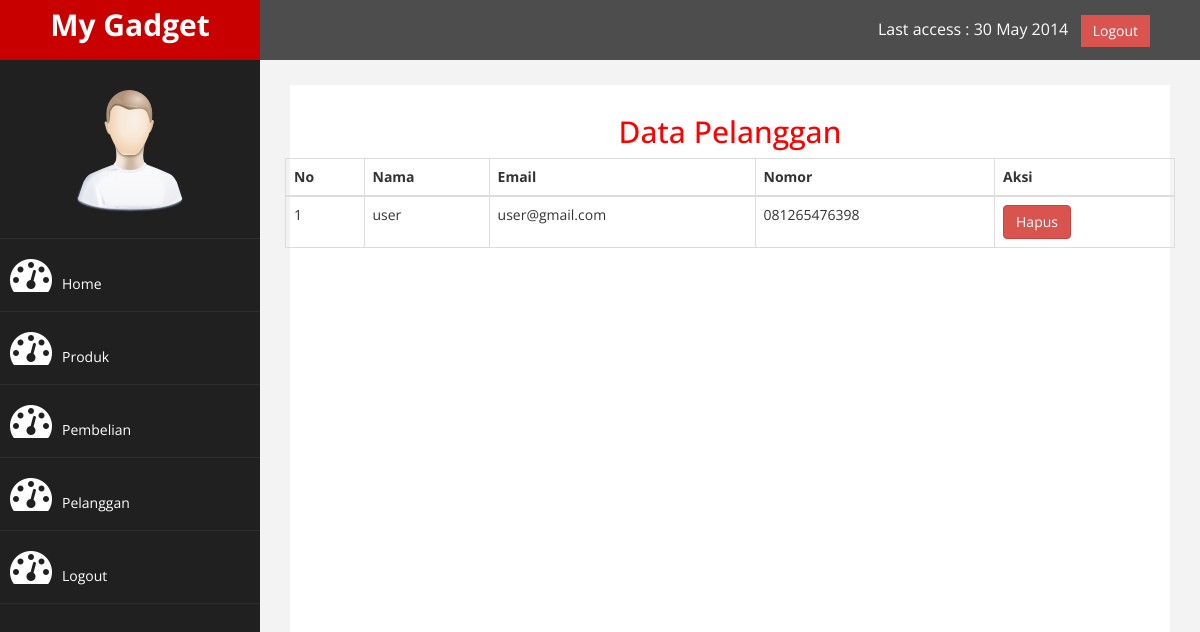
Page /admin/index.php?halaman=pelanggan (signed in) on the committed database.
### tables this page shows
CREATE TABLE `pelanggan` (
  `id_pelanggan` int(11) NOT NULL,
  `email_pelanggan` varchar(100) NOT NULL,
  `password_pelanggan` varchar(50) NOT NULL,
  `nama_pelanggan` varchar(100) NOT NULL,
  `telepon_pelanggan` varchar(25) NOT NULL
);

### admin/pelanggan.php (the view)
<center>
    <h2>Data Pelanggan</h2>
</center>
<table class="table table-bordered">
    <thead>
        <tr>
            <th>No</th>
            <th>Nama</th>
            <th>Email</th>
            <th>Nomor</th>
            <th>Aksi</th>
        </tr>
    </thead>
    <tbody>
        <?php $nomor = 1; ?>
        <?php $ambil = $koneksi->query("SELECT * FROM pelanggan"); ?>
        <?php while ($pecah = $ambil->fetch_assoc()) { ?>
        <tr>
            <td><?php echo $nomor ?></td>
            <td><?php echo $pecah['nama_pelanggan']; ?></td>
            <td><?php echo $pecah['email_pelanggan']; ?></td>
            <td><?php echo $pecah['telepon_pelanggan']; ?></td>
            <td>
                <a href="" class="btn btn-danger">Hapus</a>
            </td>
        </tr>
        <?php $nomor++; ?>
        <?php } ?>
    </tbody>
</table>

### admin/assets/css/custom.css (style rules this page uses)
body { font-family: 'Open Sans', sans-serif; }
h2 { color: #f00; }

### rows in the picture
pelanggan: nama_pelanggan "user", email_pelanggan "user@gmail.com", telepon_pelanggan "081265476398"
